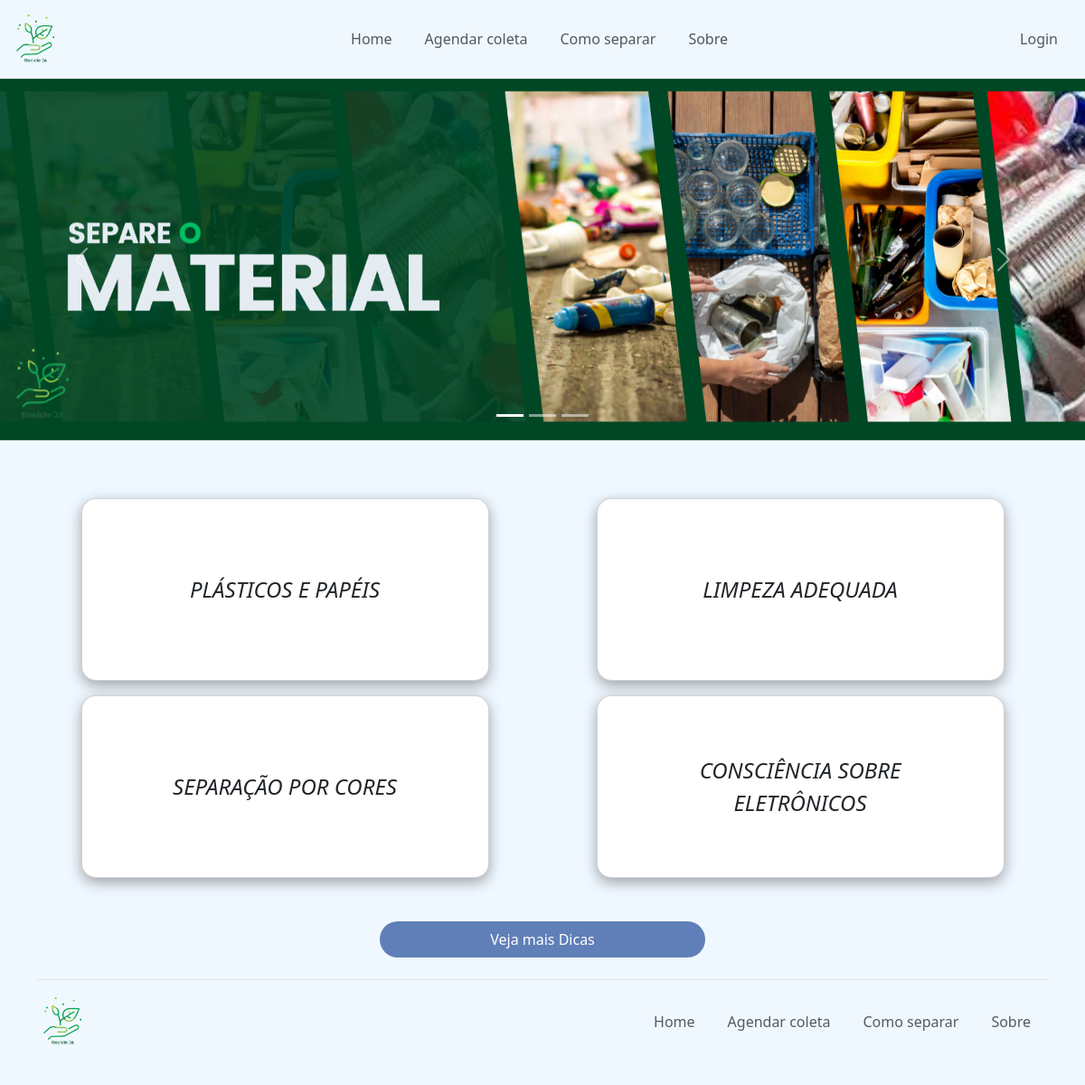
Screenshot of /tcc-index/index.php with the database file from the repository.
### tables this page shows
CREATE TABLE IF NOT EXISTS `conteudo` (
  `id_conteudo` int NOT NULL AUTO_INCREMENT,
  `titulo` varchar(100) DEFAULT NULL,
  `conteudo` varchar(1000) DEFAULT NULL,
  `pagina` varchar(50) DEFAULT NULL,
  `imagem` varchar(50) DEFAULT NULL,
  `caminho_img` varchar(50) DEFAULT NULL,
  PRIMARY KEY (`id_conteudo`)
);

### conexao/conexao.php (called while the page is built)
<?php
class Conexao
{
    public static $instance;
    public static function getConexao()
    {
        if (!isset(self::$instance)) {
            self::$instance = new PDO('mysql:host=localhost;dbname=reciclagem', 'root', '', array(PDO::MYSQL_ATTR_INIT_COMMAND => "SET NAMES utf8"));
            self::$instance->setAttribute(PDO::ATTR_ERRMODE, PDO::ERRMODE_EXCEPTION);
            self::$instance->setAttribute(PDO::ATTR_ORACLE_NULLS, PDO::NULL_EMPTY_STRING);
        }
        return self::$instance;
    }
}

### dao/ConteudoDAO.php (called while the page is built, shortened)
<?php
    class ConteudoDao{
        public function read(){
            try{
                $sql = "SELECT * FROM conteudo order by id_conteudo asc";
                $result = Conexao::getConexao()->query($sql);
                $lista = $result->fetchALL(PDO::FETCH_ASSOC);
                $f_lista = array();
                foreach($lista as $l){
                    $f_lista[] = $this->listaConteudo($l);
                }
                return $f_lista;
            }
            catch(Exception $e){
                print "Ocorreu um erro ao buscar todos os clientes <br>". $e ."<br>";
            }
        }
        private function listaConteudo($row){
            $conteudo = new Conteudo();
            $conteudo->setId_conteudo($row['id_conteudo']);
            $conteudo->setTitulo($row['titulo']);
            $conteudo->setConteudo($row['conteudo']);
            $conteudo->setPagina($row['pagina']);
            $conteudo->setImagem($row['imagem']);
            $conteudo->setCaminho_img($row['caminho_img']);
            return $conteudo;
        }
    }
?>

### model/Conteudo.php (called while the page is built, shortened)
<?php
    class Conteudo{
        private $titulo;
        private $pagina;
        function getTitulo(){
            return $this->titulo;
        }
        function getPagina(){
            return $this->pagina;
        }
        function setTitulo($titulo){
            $this->titulo = $titulo;
        }
        function setPagina($pagina){
            $this->pagina = $pagina;
        }
    }
?>

### tcc-index/index.php (the view, shortened to what this page needs)
<?php
    include_once "../conexao/Conexao.php";
    include_once "../dao/ConteudoDAO.php";
    include_once "../model/Conteudo.php";
    $conteudodao = new ConteudoDao();
?>
<!DOCTYPE html>
<html lang="pt-br">
<head>
  <link href="https://cdn.jsdelivr.net/npm/bootstrap@5.3.0/dist/css/bootstrap.min.css" rel="stylesheet">
  <link rel="stylesheet" href="../src/css/style.css">
  <link rel="stylesheet" href="../src/css/cards.css">
</head>
<body class="corbody">
  <body class="cor">
  <header>
    <div class="container-fluid cor-nav">
  <nav class="navbar navbar-expand-lg cor-nav">
      <a class="navbar-brand" href="../tcc-index/index.php">
        <img src="../src/imagens/logoatt.png" width="55px">
      </a>
      <div class="collapse navbar-collapse" id="navbarTogglerDemo02">
        <div class="d-flex mx-auto flex-column flex-lg-row align-items-center">
          <ul class="navbar-nav ">
            <li class="nav-item active">
              <a class="nav-link" href="../tcc-index/index.php">Home</a>
            </li>
            <li class="nav-item">
              <a class="nav-link" href="../tcc-index/agendarcoleta.php">Agendar coleta</a>
            </li>
            <li class="nav-item">
              <a class="nav-link" href="../tcc-index/comoreciclar.php">Como separar</a>
            </li>
            <li class="nav-item">
              <a class="nav-link" href="../tcc-index/sobre.php">Sobre</a>
            </li>
          </ul>
        </div>
        <div class="d-flex flex-column flex-lg-row align-items-center">
            <ul class="navbar-nav  ">
              <li class="nav-item">
                <a class="nav-link" href="../tcc-index/login.php">Login</a>
              </li>
            </ul>
        </div>
      </div>
  </nav>
  </div>
</header>
<div id="carouselExampleIndicators" class="carousel slide" data-bs-ride="carousel">
  <div class="carousel-indicators">
      <button type="button" data-bs-target="#carouselExampleIndicators" data-bs-slide-to="0" class="active"
          aria-current="true" aria-label="Slide 1"></button>
      <button type="button" data-bs-target="#carouselExampleIndicators" data-bs-slide-to="1"
          aria-label="Slide 2"></button>
      <button type="button" data-bs-target="#carouselExampleIndicators" data-bs-slide-to="2"
          aria-label="Slide 3"></button>
  </div>
  <div class="carousel-inner">
      <div class="carousel-item active">
          <img src="../src/imagens/banner1.png" class="d-block w-100" alt="Categoria 1">
      </div>
  </div>
  <button class="carousel-control-prev" type="button" data-bs-target="#carouselExampleIndicators"
      data-bs-slide="prev">
      <span class="carousel-control-prev-icon" aria-hidden="true"></span>
  </button>
  <button class="carousel-control-next" type="button" data-bs-target="#carouselExampleIndicators"
      data-bs-slide="next">
      <span class="carousel-control-next-icon" aria-hidden="true"></span>
  </button>
</div>
<div class="container text-center mt-5">
  <div class="row justify-content-around">
  <?php foreach ($conteudodao->read() as $conteudo) : ?>
    <?php if(($conteudo->getPagina()) == "Index e Como separar"){ ?>
    <div class="col-5 quadro mt-3">
      <div class="container-card">
        <div class="card">
            <div class="img">
                <span><?php echo $conteudo->getTitulo() ?></span>
            </div>
        </div>
    </div>
    </div>
    <?php } ?>
    <?php endforeach ?>
  </div>
</div>
<br><br>
<div class="vermais">
  <button><a href="comoreciclar.php">Veja mais Dicas</a></button>
</div>
<div class="container">
          <footer class="d-flex flex-wrap justify-content-between align-items-center py-3 my-4 border-top">
            <p class="col-md-3 mb-0 text-body-secondary"> <img src="../src/imagens/logoatt.png" width="55px"></p>
            <a href="/" class="col-md-3  d-flex align-items-center justify-content-center mb-3 mb-md-0 me-md-auto link-body-emphasis text-decoration-none">
              <svg class="bi me-2" width="40" height="32"><use xlink:href="#bootstrap"/></svg>
            </a>
            <ul class="nav col-md-6 justify-content-end">
              <li class="nav-item"><a href="../tcc-index/index.php" class="nav-link px-2 text-body-secondary">Home</a></li>
              <li class="nav-item"><a href="../tcc-index/agendarcoleta.php" class="nav-link px-2 text-body-secondary">Agendar coleta</a></li>
              <li class="nav-item"><a href="../tcc-index/comoreciclar.php" class="nav-link px-2 text-body-secondary">Como separar</a></li>
              <li class="nav-item"><a href="../tcc-index/sobre.php" class="nav-link px-2 text-body-secondary">Sobre</a></li>
            </ul>
          </footer>
        </div>
</body>
</html>

### src/css/style.css (style rules this page uses)
* { margin: 0; padding: 0; box-sizing: border-box; }
.nav-item { padding: 10px; transform: 1s; }

### src/css/cards.css (style rules this page uses)
* { font-family: Segoe UI; }
body { margin: 0; color: #FFF; }
.container-card { width: 100%; min-height: 100%; display: flex; align-items: center; justify-content: center; }
.card { border-radius: 16px; box-shadow: rgba(0, 0, 0, 0.35) 0px 5px 15px; cursor: pointer; width: 560px; display: flex; flex-direction: column; align-items: center; justify-content: center; position: relative; overflow: hidden; background-image: linear-gradient(#ffffff, #ffffff); transition: all 0s; }
.card .img { width: 360px; display: flex; justify-content: center; align-items: center; height: 200px; transition: all .5s; }
.card .img span { text-transform: uppercase; font-size: 24px; font-weight: 100; font-style: italic; }

### tcc-index/index.php (style rules this page uses)
body { background-color: #E6EBF0; }
.corbody { background-color: #f0f8ff; }
.cor-nav { background-color: #f0f8ff; }
.vermais { width: 100vw; display: flex; justify-content: center; }
.vermais button { width: 30%; height: 40px; border-radius: 20px; border: none; background-color: rgb(96, 127, 184); color: white; }
.vermais button a { text-decoration: none; color: white; }

### rows the page displays
conteudo: titulo "PLÁSTICOS E PAPÉIS"
conteudo: titulo "LIMPEZA ADEQUADA"
conteudo: titulo "SEPARAÇÃO POR CORES"
conteudo: titulo "CONSCIÊNCIA SOBRE ELETRÔNICOS"
